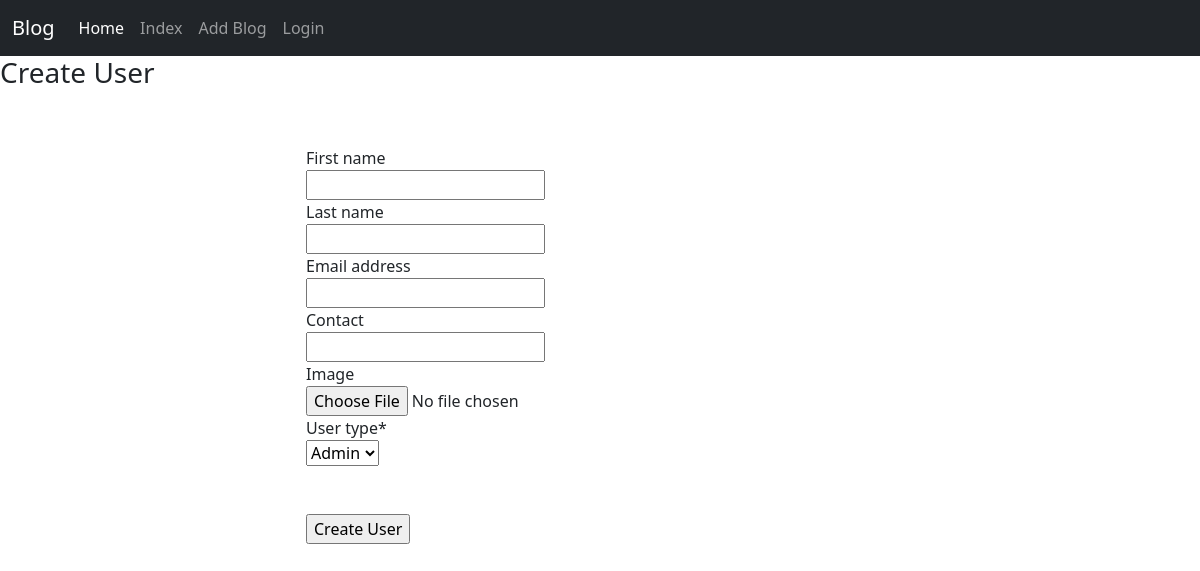
Before: /update-user/1/ with the older database file.
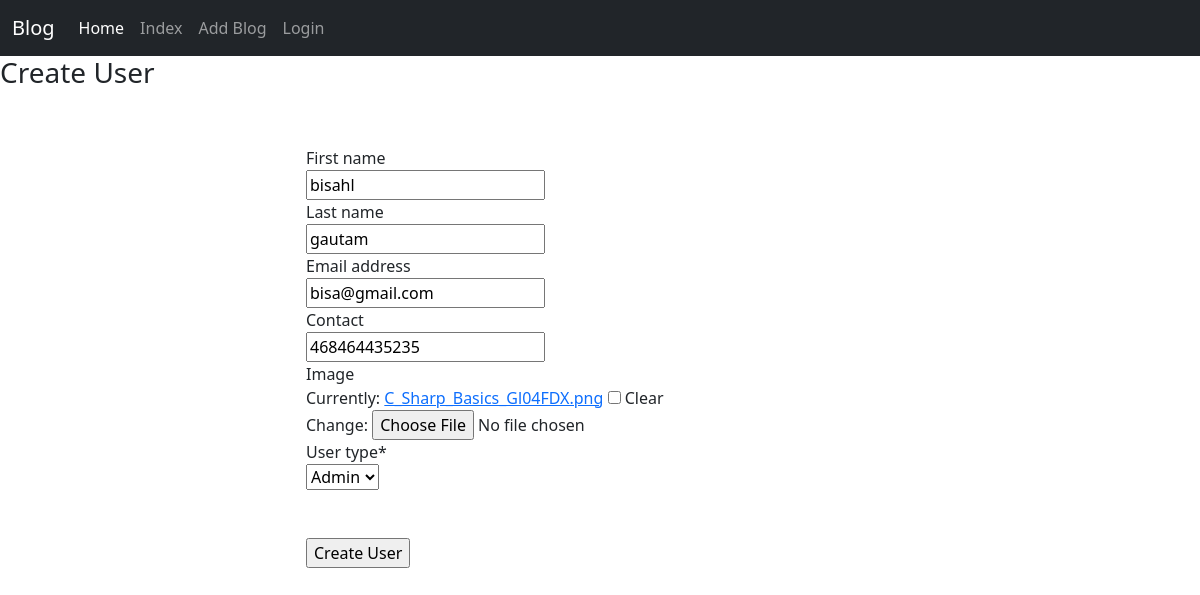
After: the same page with the newer database file.
### blog/models.py (models this page shows)
class NewUser(AbstractUser):
    contact = models.CharField(null=True, blank=True, max_length=240)
    image = models.ImageField(null=True, blank=True)
    CHOICES = (
        (1, 'Admin'),
        (2, 'Editor'),
        (3, 'Viewer'),
    )
    user_type = models.PositiveSmallIntegerField(choices=CHOICES, default=1)

### blog/views.py (the view)
# urls.py: path('update-user/<int:pk>/', UserUpdateView.as_view(), name='update-user'),
class UserUpdateView(UpdateView):
    model = NewUser
    form_class = UpdateForm
    template_name = 'create_user.html'
    success_url = reverse_lazy('home')

### blog/forms.py
class UpdateForm(ModelForm):
    class Meta:
        model = NewUser
        fields = ['first_name', 'last_name', 'email', 'contact', 'image', 'user_type']

### templates/create_user.html (shortened to what this page needs)
{% extends 'base.html' %}
{% load crispy_forms_tags %}
{% block content %}
    <h3>Create User</h3>
    <div class="row">
        <div class="col-md-3">
        </div>
        <div class="col-md-6">
            <form method="POST" enctype="multipart/form-data">
                <br><br>
                {{ form|crispy }}
              <br>
              <br>
              <input type="submit" value="Create User"><br><br>
            </form>
        </div>
    </div>
{% endblock content %}

### templates/base.html (shortened to what this page needs)
<!doctype html>
<html lang="en">
  <head>
    <link href="https://cdn.jsdelivr.net/npm/bootstrap@5.0.1/dist/css/bootstrap.min.css" rel="stylesheet">
  </head>
  <body>
    <nav class="navbar navbar-expand-lg navbar-dark bg-dark">
        <div class="container-fluid">
          <a class="navbar-brand" href="{% url 'home' %}">Blog</a>
          <div class="collapse navbar-collapse" id="navbarNavAltMarkup">
            <div class="navbar-nav">
              <a class="nav-link active" aria-current="page" href="{% url 'home' %}">Home</a>
              <a class="nav-link" href="{% url 'index' %}">Index</a>
              <a class="nav-link" href="{% url 'add_blog' %}">Add Blog</a>
              {% if user.is_authenticated %}
              <a class="nav-link" href="{% url 'logout' %}">Logout  {{user.username}}</a>
              {% if user.user_type is 1 or user.user_type is 2 %}
                <a class="nav-link" href="{% url 'signup' %}">Signup</a>
              {% endif %}
              {% else %}
              <a class="nav-link" href="{% url 'login' %}">Login</a>
              {% endif %}
            </div>
          </div>
        </div>
      </nav>
      {% block content %}{% endblock content %}
  </body>
</html>

Changed rows visible on the page:
changed NewUser "Admin": first_name (not shown) → "bisahl"; last_name (not shown) → "gautam"; email (not shown) → "bisa@gmail.com"; contact (not shown) → "468464435235"
Other visible differences:
form field form: (not shown) → "☐"
text no longer shown: "First name Last name Email address Contact Image User type *"
text now shown: "First name Last name Email address Contact Image Currently: C_Sharp_Basics_Gl04FDX.png Clear Change: User type *"
